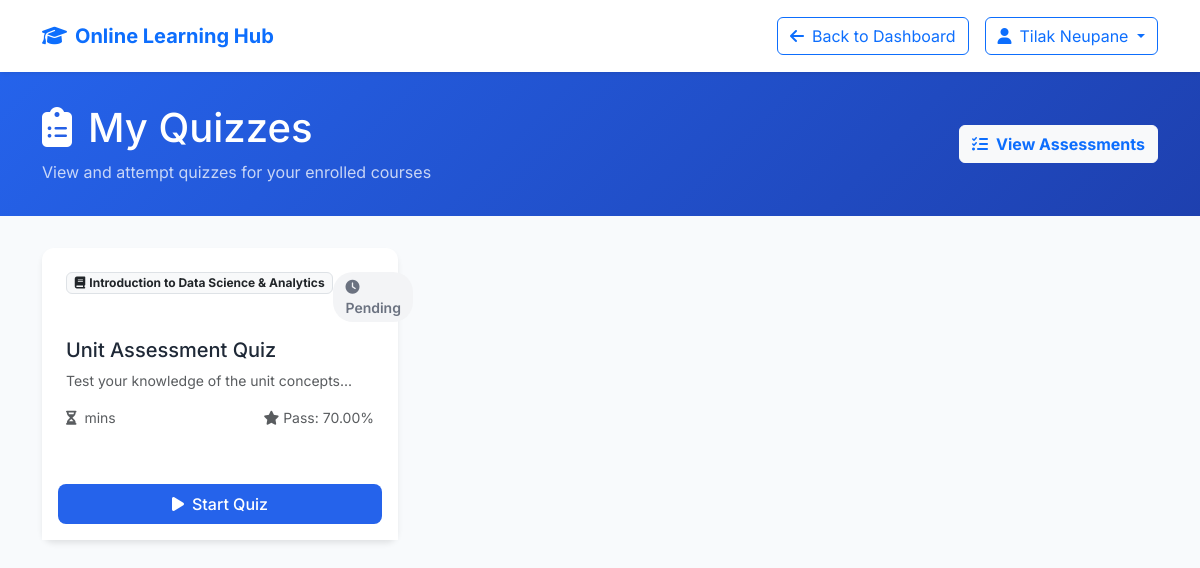
Screenshot of /Student/my_quizzes.php (signed in) with the database file from the repository.
### tables this page shows
CREATE TABLE `quizzes` (
  `quiz_id` int(11) NOT NULL,
  `course_id` int(11) NOT NULL,
  `lesson_id` int(11) DEFAULT NULL,
  `title` varchar(200) NOT NULL,
  `description` text DEFAULT NULL,
  `time_limit_minutes` int(11) DEFAULT NULL,
  `passing_score` decimal(5,2) DEFAULT 70.00,
  `max_attempts` int(11) DEFAULT 3,
  `status` enum('active','inactive') DEFAULT 'active',
  `created_at` timestamp NOT NULL DEFAULT current_timestamp()
);

CREATE TABLE `courses` (
  `course_id` int(11) NOT NULL,
  `instructor_id` int(11) NOT NULL,
  `category_id` int(11) DEFAULT NULL,
  `title` varchar(200) NOT NULL,
  `description` text DEFAULT NULL,
  `short_description` varchar(500) DEFAULT NULL,
  `thumbnail` varchar(255) DEFAULT NULL,
  `price` decimal(10,2) DEFAULT 0.00,
  `duration_hours` int(11) DEFAULT NULL,
  `difficulty_level` enum('beginner','intermediate','advanced') DEFAULT 'beginner',
  `status` enum('draft','published','archived') DEFAULT 'draft',
  `featured` tinyint(1) DEFAULT 0,
  `created_at` timestamp NOT NULL DEFAULT current_timestamp(),
  `updated_at` timestamp NOT NULL DEFAULT current_timestamp() ON UPDATE current_timestamp()
);

### Student/my_quizzes.php (the view, shortened to what this page needs)
<?php
$db = getDB();
$student_id = $_SESSION['user_id'];
$student_name = $_SESSION['name'];
$query = "
    SELECT
        q.quiz_id,
        q.title AS quiz_title,
        q.description,
        q.time_limit_minutes,
        q.passing_score,
        c.title AS course_title,
        c.course_id,
        (SELECT score FROM quiz_attempts WHERE quiz_id = q.quiz_id AND student_id = ? ORDER BY completed_at DESC LIMIT 1) as last_score,
        (SELECT passed FROM quiz_attempts WHERE quiz_id = q.quiz_id AND student_id = ? ORDER BY completed_at DESC LIMIT 1) as last_passed,
        (SELECT completed_at FROM quiz_attempts WHERE quiz_id = q.quiz_id AND student_id = ? ORDER BY completed_at DESC LIMIT 1) as last_attempt_date
    FROM quizzes q
    JOIN enrollments e ON q.course_id = e.course_id
    JOIN courses c ON q.course_id = c.course_id
    WHERE e.student_id = ?
    AND e.status IN ('active', 'completed')
    AND q.status = 'active'
    ORDER BY c.title ASC, q.title ASC
";
$stmt = $db->prepare($query);
$stmt->bind_param("iiii", $student_id, $student_id, $student_id, $student_id);
$stmt->execute();
$result = $stmt->get_result();
?>
<!DOCTYPE html>
<html lang="en">
<head>
    <link href="https://cdn.jsdelivr.net/npm/bootstrap@5.3.3/dist/css/bootstrap.min.css" rel="stylesheet">
    <link rel="stylesheet" href="https://cdnjs.cloudflare.com/ajax/libs/font-awesome/6.5.0/css/all.min.css">
</head>
<body>
    <nav class="navbar navbar-expand-lg navbar-custom">
        <div class="container">
            <a class="navbar-brand fw-bold text-primary" href="../index.php">
                <i class="fas fa-graduation-cap me-2"></i>Online Learning Hub
            </a>
            <div class="d-flex align-items-center">
                <a href="student_dashboard.php" class="btn btn-outline-primary me-3">
                    <i class="fas fa-arrow-left me-2"></i>Back to Dashboard
                </a>
                <div class="dropdown">
                    <button class="btn btn-outline-primary dropdown-toggle" type="button" data-bs-toggle="dropdown">
                        <i class="fas fa-user me-2"></i><?php echo htmlspecialchars($student_name); ?>
                    </button>
                </div>
            </div>
        </div>
    </nav>
    <div class="page-header">
        <div class="container">
            <div class="d-flex justify-content-between align-items-center">
                <div>
                    <h1 class="mb-2"><i class="fas fa-clipboard-list me-3"></i>My Quizzes</h1>
                    <p class="mb-0 opacity-75">View and attempt quizzes for your enrolled courses</p>
                </div>
                <a href="student_assessment.php" class="btn btn-light text-primary fw-bold">
                    <i class="fas fa-tasks me-2"></i>View Assessments
                </a>
            </div>
        </div>
    </div>
    <div class="container mb-5">
        <?php if ($result && $result->num_rows > 0): ?>
            <div class="row g-4">
                <?php while ($quiz = $result->fetch_assoc()): ?>
                    <div class="col-md-6 col-lg-4">
                        <div class="quiz-card">
                            <div class="card-body">
                                <div class="d-flex justify-content-between align-items-start mb-3">
                                    <span class="badge bg-light text-dark border">
                                        <i class="fas fa-book me-1"></i><?php echo htmlspecialchars($quiz['course_title']); ?>
                                    </span>
                                    <?php if ($quiz['last_attempt_date']): ?>
                                        <?php if ($quiz['last_passed']): ?>
                                            <span class="quiz-status status-passed">
                                                <i class="fas fa-check-circle me-1"></i>Passed
                                            </span>
                                        <?php else: ?>
                                            <span class="quiz-status status-failed">
                                                <i class="fas fa-times-circle me-1"></i>Failed
                                            </span>
                                        <?php endif; ?>
                                    <?php else: ?>
                                        <span class="quiz-status status-pending">
                                            <i class="fas fa-clock me-1"></i>Pending
                                        </span>
                                    <?php endif; ?>
                                </div>
                                <h5 class="card-title mb-2"><?php echo htmlspecialchars($quiz['quiz_title']); ?></h5>
                                <p class="card-text text-muted small mb-3">
                                    <?php echo htmlspecialchars(substr($quiz['description'] ?? '', 0, 100)); ?>...
                                </p>
                                <div class="d-flex justify-content-between align-items-center mb-3 text-muted small">
                                    <span><i class="fas fa-hourglass-half me-1"></i><?php echo $quiz['time_limit_minutes']; ?> mins</span>
                                    <span><i class="fas fa-star me-1"></i>Pass: <?php echo $quiz['passing_score']; ?>%</span>
                                </div>
                            </div>
                            <div class="card-footer bg-white border-top-0 p-3">
                                <a href="take_quiz.php?quiz_id=<?php echo $quiz['quiz_id']; ?>" class="btn btn-primary w-100">
                                    <?php echo $quiz['last_attempt_date'] ? '<i class="fas fa-redo me-2"></i>Retake Quiz' : '<i class="fas fa-play me-2"></i>Start Quiz'; ?>
                                </a>
                            </div>
                        </div>
                    </div>
                <?php endwhile; ?>
            </div>
        <?php endif; ?>
    </div>
</body>
</html>

### Student/my_quizzes.php (style rules this page uses)
:root { --primary-color: #2563eb; --secondary-color: #1e40af; --success-color: #059669; --warning-color: #d97706; --danger-color: #dc2626; --dark-color: #1f2937; --light-color: #f8fafc; --text-primary: #1f2937; --text-secondary: #6b7280; --border-color: #e5e7eb; }
body { font-family: 'Inter', -apple-system, BlinkMacSystemFont, sans-serif; background-color: var(--light-color); color: var(--text-primary); }
.navbar-custom { background: white; box-shadow: 0 2px 4px -1px rgba(0, 0, 0, 0.1); padding: 1rem 0; }
.page-header { background: linear-gradient(135deg, var(--primary-color) 0%, var(--secondary-color) 100%); color: white; padding: 2rem 0; margin-bottom: 2rem; }
.quiz-card { background: white; border-radius: 12px; box-shadow: 0 4px 6px -1px rgba(0, 0, 0, 0.1); border: none; transition: all 0.3s ease; height: 100%; display: flex; flex-direction: column; }
.quiz-card .card-body { flex: 1; padding: 1.5rem; }
.quiz-status { font-size: 0.875rem; font-weight: 600; padding: 0.25rem 0.75rem; border-radius: 20px; }
.status-pending { background-color: #f3f4f6; color: var(--text-secondary); }
.btn-primary { background: var(--primary-color); border: none; border-radius: 8px; padding: 0.5rem 1rem; font-weight: 500; transition: all 0.3s ease; }

### rows the page displays
quizzes: course.title "Introduction to Data Science & Analytics", title "Unit Assessment Quiz", description "Test your knowledge of the unit concepts", passing_score "70.00"

### other values shown
$student_name "Tilak Neupane"
